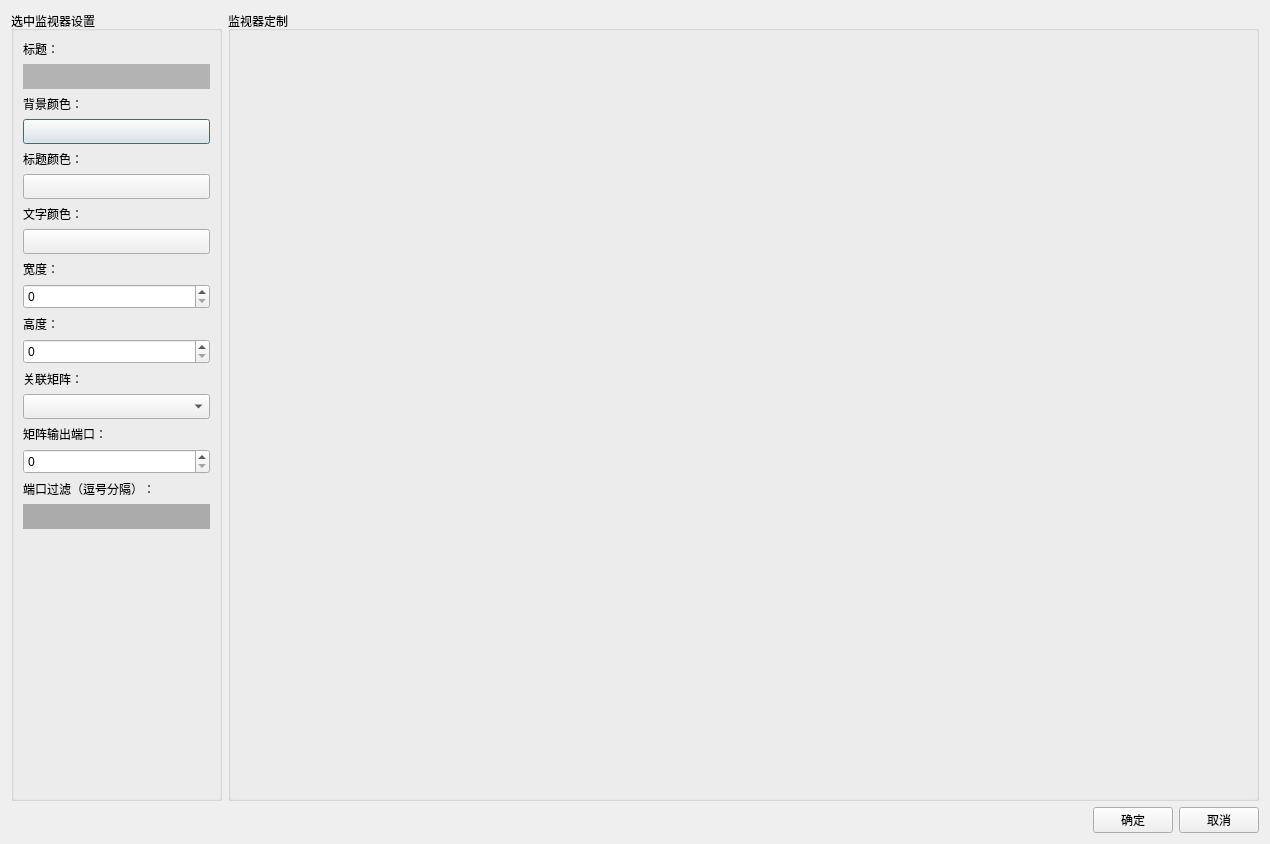
<?xml version="1.0" encoding="UTF-8"?>
<ui version="4.0">
 <class>CustomMonitorDialog</class>
 <widget class="QDialog" name="CustomMonitorDialog">
  <property name="geometry">
   <rect>
    <x>0</x>
    <y>0</y>
    <width>1270</width>
    <height>844</height>
   </rect>
  </property>
  <property name="windowTitle">
   <string>Dialog</string>
  </property>
  <layout class="QVBoxLayout" name="verticalLayout_2">
   <item>
    <layout class="QHBoxLayout" name="horizontalLayout_2">
     <item>
      <widget class="QGroupBox" name="groupBox">
       <property name="maximumSize">
        <size>
         <width>211</width>
         <height>16777215</height>
        </size>
       </property>
       <property name="title">
        <string>选中监视器设置</string>
       </property>
       <layout class="QVBoxLayout" name="verticalLayout">
        <item>
         <widget class="QLabel" name="label">
          <property name="text">
           <string>标题：</string>
          </property>
         </widget>
        </item>
        <item>
         <widget class="QLabel" name="label_10">
          <property name="minimumSize">
           <size>
            <width>0</width>
            <height>25</height>
           </size>
          </property>
          <property name="styleSheet">
           <string notr="true">background-color: rgb(179, 179, 179);</string>
          </property>
          <property name="text">
           <string/>
          </property>
         </widget>
        </item>
        <item>
         <widget class="QLabel" name="label_2">
          <property name="text">
           <string>背景颜色：</string>
          </property>
         </widget>
        </item>
        <item>
         <widget class="QPushButton" name="pushButton_3">
          <property name="minimumSize">
           <size>
            <width>0</width>
            <height>25</height>
           </size>
          </property>
          <property name="text">
           <string/>
          </property>
         </widget>
        </item>
        <item>
         <widget class="QLabel" name="label_3">
          <property name="text">
           <string>标题颜色：</string>
          </property>
         </widget>
        </item>
        <item>
         <widget class="QPushButton" name="pushButton_4">
          <property name="minimumSize">
           <size>
            <width>0</width>
            <height>25</height>
           </size>
          </property>
          <property name="text">
           <string/>
          </property>
         </widget>
        </item>
        <item>
         <widget class="QLabel" name="label_4">
          <property name="text">
           <string>文字颜色：</string>
          </property>
         </widget>
        </item>
        <item>
         <widget class="QPushButton" name="pushButton_5">
          <property name="minimumSize">
           <size>
            <width>0</width>
            <height>25</height>
           </size>
          </property>
          <property name="text">
           <string/>
          </property>
         </widget>
        </item>
        <item>
         <widget class="QLabel" name="label_5">
          <property name="text">
           <string>宽度：</string>
          </property>
         </widget>
        </item>
        <item>
         <widget class="QSpinBox" name="spinBox">
          <property name="minimumSize">
           <size>
            <width>0</width>
            <height>25</height>
           </size>
          </property>
         </widget>
        </item>
        <item>
         <widget class="QLabel" name="label_6">
          <property name="maximumSize">
           <size>
            <width>191</width>
            <height>16777215</height>
           </size>
          </property>
          <property name="text">
           <string>高度：</string>
          </property>
         </widget>
        </item>
        <item>
         <widget class="QSpinBox" name="spinBox_2">
          <property name="minimumSize">
           <size>
            <width>0</width>
            <height>25</height>
           </size>
          </property>
         </widget>
        </item>
        <item>
         <widget class="QLabel" name="label_7">
          <property name="text">
           <string>关联矩阵：</string>
          </property>
         </widget>
        </item>
        <item>
         <widget class="QComboBox" name="comboBox">
          <property name="minimumSize">
           <size>
            <width>0</width>
            <height>25</height>
           </size>
          </property>
         </widget>
        </item>
        <item>
         <widget class="QLabel" name="label_8">
          <property name="text">
           <string>矩阵输出端口：</string>
          </property>
         </widget>
        </item>
        <item>
         <widget class="QSpinBox" name="spinBox_3">
          <property name="minimumSize">
           <size>
            <width>0</width>
            <height>25</height>
           </size>
          </property>
         </widget>
        </item>
        <item>
         <widget class="QLabel" name="label_9">
          <property name="text">
           <string>端口过滤（逗号分隔）：</string>
          </property>
         </widget>
        </item>
        <item>
         <widget class="QLabel" name="label_14">
          <property name="minimumSize">
           <size>
            <width>0</width>
            <height>25</height>
           </size>
          </property>
          <property name="styleSheet">
           <string notr="true">background-color: rgb(171, 171, 171);</string>
          </property>
          <property name="text">
           <string/>
          </property>
         </widget>
        </item>
        <item>
         <spacer name="verticalSpacer">
          <property name="orientation">
           <enum>Qt::Vertical</enum>
          </property>
          <property name="sizeHint" stdset="0">
           <size>
            <width>20</width>
            <height>220</height>
           </size>
          </property>
         </spacer>
        </item>
       </layout>
      </widget>
     </item>
     <item>
      <widget class="QGroupBox" name="groupBox_2">
       <property name="minimumSize">
        <size>
         <width>975</width>
         <height>0</height>
        </size>
       </property>
       <property name="title">
        <string>监视器定制</string>
       </property>
      </widget>
     </item>
    </layout>
   </item>
   <item>
    <layout class="QHBoxLayout" name="horizontalLayout">
     <item>
      <spacer name="horizontalSpacer">
       <property name="orientation">
        <enum>Qt::Horizontal</enum>
       </property>
       <property name="sizeHint" stdset="0">
        <size>
         <width>40</width>
         <height>20</height>
        </size>
       </property>
      </spacer>
     </item>
     <item>
      <widget class="QPushButton" name="pushButton">
       <property name="text">
        <string>确定</string>
       </property>
      </widget>
     </item>
     <item>
      <widget class="QPushButton" name="pushButton_2">
       <property name="text">
        <string>取消</string>
       </property>
      </widget>
     </item>
    </layout>
   </item>
  </layout>
 </widget>
 <resources/>
 <connections/>
</ui>
